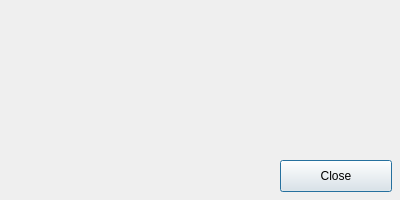
<?xml version="1.0" encoding="UTF-8"?>
<ui version="4.0">
 <class>Dialog</class>
 <widget class="QDialog" name="Dialog">
  <property name="geometry">
   <rect>
    <x>0</x>
    <y>0</y>
    <width>400</width>
    <height>200</height>
   </rect>
  </property>
  <property name="windowTitle">
   <string>About</string>
  </property>
  <widget class="QPushButton" name="pushButton">
   <property name="geometry">
    <rect>
     <x>280</x>
     <y>160</y>
     <width>112</width>
     <height>32</height>
    </rect>
   </property>
   <property name="sizePolicy">
    <sizepolicy hsizetype="Fixed" vsizetype="Fixed">
     <horstretch>0</horstretch>
     <verstretch>0</verstretch>
    </sizepolicy>
   </property>
   <property name="text">
    <string>Close</string>
   </property>
  </widget>
 </widget>
 <resources/>
 <connections/>
</ui>
